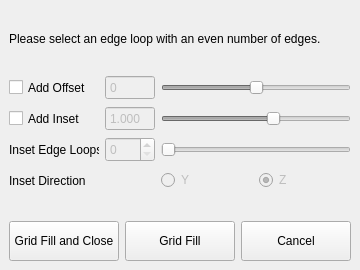
<?xml version="1.0" encoding="UTF-8"?>
<ui version="4.0">
 <class>GridFillUI</class>
 <widget class="QWidget" name="GridFillUI">
  <property name="geometry">
   <rect>
    <x>0</x>
    <y>0</y>
    <width>360</width>
    <height>270</height>
   </rect>
  </property>
  <property name="sizePolicy">
   <sizepolicy hsizetype="Preferred" vsizetype="Preferred">
    <horstretch>0</horstretch>
    <verstretch>0</verstretch>
   </sizepolicy>
  </property>
  <property name="focusPolicy">
   <enum>Qt::ClickFocus</enum>
  </property>
  <property name="windowTitle">
   <string>Form</string>
  </property>
  <layout class="QVBoxLayout" name="verticalLayout">
   <property name="spacing">
    <number>6</number>
   </property>
   <property name="leftMargin">
    <number>9</number>
   </property>
   <property name="topMargin">
    <number>9</number>
   </property>
   <property name="rightMargin">
    <number>9</number>
   </property>
   <property name="bottomMargin">
    <number>9</number>
   </property>
   <item>
    <widget class="QLabel" name="description">
     <property name="sizePolicy">
      <sizepolicy hsizetype="Preferred" vsizetype="Minimum">
       <horstretch>0</horstretch>
       <verstretch>0</verstretch>
      </sizepolicy>
     </property>
     <property name="minimumSize">
      <size>
       <width>0</width>
       <height>60</height>
      </size>
     </property>
     <property name="maximumSize">
      <size>
       <width>16777215</width>
       <height>60</height>
      </size>
     </property>
     <property name="text">
      <string>Please select an edge loop with an even number of edges.</string>
     </property>
     <property name="scaledContents">
      <bool>true</bool>
     </property>
     <property name="wordWrap">
      <bool>true</bool>
     </property>
    </widget>
   </item>
   <item>
    <layout class="QGridLayout" name="offsetLayout">
     <item row="0" column="1">
      <widget class="QSpinBox" name="spinBoxOffset">
       <property name="enabled">
        <bool>false</bool>
       </property>
       <property name="minimumSize">
        <size>
         <width>50</width>
         <height>25</height>
        </size>
       </property>
       <property name="maximumSize">
        <size>
         <width>50</width>
         <height>25</height>
        </size>
       </property>
       <property name="buttonSymbols">
        <enum>QAbstractSpinBox::NoButtons</enum>
       </property>
       <property name="minimum">
        <number>-100</number>
       </property>
       <property name="maximum">
        <number>100</number>
       </property>
      </widget>
     </item>
     <item row="0" column="0">
      <widget class="QCheckBox" name="checkBoxOffset">
       <property name="sizePolicy">
        <sizepolicy hsizetype="Preferred" vsizetype="Preferred">
         <horstretch>0</horstretch>
         <verstretch>0</verstretch>
        </sizepolicy>
       </property>
       <property name="minimumSize">
        <size>
         <width>90</width>
         <height>0</height>
        </size>
       </property>
       <property name="maximumSize">
        <size>
         <width>90</width>
         <height>16777215</height>
        </size>
       </property>
       <property name="text">
        <string>Add Offset</string>
       </property>
      </widget>
     </item>
     <item row="0" column="2">
      <widget class="QSlider" name="sliderOffset">
       <property name="enabled">
        <bool>false</bool>
       </property>
       <property name="sizePolicy">
        <sizepolicy hsizetype="Expanding" vsizetype="Fixed">
         <horstretch>0</horstretch>
         <verstretch>1</verstretch>
        </sizepolicy>
       </property>
       <property name="minimum">
        <number>-10</number>
       </property>
       <property name="maximum">
        <number>10</number>
       </property>
       <property name="orientation">
        <enum>Qt::Horizontal</enum>
       </property>
      </widget>
     </item>
    </layout>
   </item>
   <item>
    <layout class="QGridLayout" name="insetLayout" rowstretch="1,0,0,0,0,0">
     <item row="2" column="0">
      <widget class="QLabel" name="labelLoops">
       <property name="minimumSize">
        <size>
         <width>90</width>
         <height>0</height>
        </size>
       </property>
       <property name="maximumSize">
        <size>
         <width>90</width>
         <height>16777215</height>
        </size>
       </property>
       <property name="text">
        <string>Inset Edge Loops</string>
       </property>
      </widget>
     </item>
     <item row="5" column="0">
      <widget class="QLabel" name="labelDirection">
       <property name="minimumSize">
        <size>
         <width>90</width>
         <height>0</height>
        </size>
       </property>
       <property name="maximumSize">
        <size>
         <width>90</width>
         <height>16777215</height>
        </size>
       </property>
       <property name="text">
        <string>Inset Direction</string>
       </property>
      </widget>
     </item>
     <item row="1" column="2">
      <widget class="QSlider" name="sliderInset">
       <property name="enabled">
        <bool>false</bool>
       </property>
       <property name="sizePolicy">
        <sizepolicy hsizetype="Expanding" vsizetype="Fixed">
         <horstretch>0</horstretch>
         <verstretch>0</verstretch>
        </sizepolicy>
       </property>
       <property name="minimum">
        <number>-500</number>
       </property>
       <property name="maximum">
        <number>500</number>
       </property>
       <property name="singleStep">
        <number>50</number>
       </property>
       <property name="pageStep">
        <number>100</number>
       </property>
       <property name="value">
        <number>100</number>
       </property>
       <property name="tracking">
        <bool>true</bool>
       </property>
       <property name="orientation">
        <enum>Qt::Horizontal</enum>
       </property>
       <property name="tickPosition">
        <enum>QSlider::NoTicks</enum>
       </property>
       <property name="tickInterval">
        <number>100</number>
       </property>
      </widget>
     </item>
     <item row="1" column="0">
      <widget class="QCheckBox" name="checkBoxInset">
       <property name="sizePolicy">
        <sizepolicy hsizetype="Preferred" vsizetype="Preferred">
         <horstretch>0</horstretch>
         <verstretch>0</verstretch>
        </sizepolicy>
       </property>
       <property name="minimumSize">
        <size>
         <width>90</width>
         <height>0</height>
        </size>
       </property>
       <property name="maximumSize">
        <size>
         <width>90</width>
         <height>16777215</height>
        </size>
       </property>
       <property name="text">
        <string>Add Inset</string>
       </property>
      </widget>
     </item>
     <item row="1" column="1">
      <widget class="QDoubleSpinBox" name="spinBoxInset">
       <property name="enabled">
        <bool>false</bool>
       </property>
       <property name="minimumSize">
        <size>
         <width>50</width>
         <height>25</height>
        </size>
       </property>
       <property name="maximumSize">
        <size>
         <width>50</width>
         <height>25</height>
        </size>
       </property>
       <property name="buttonSymbols">
        <enum>QAbstractSpinBox::NoButtons</enum>
       </property>
       <property name="decimals">
        <number>3</number>
       </property>
       <property name="minimum">
        <double>-5.000000000000000</double>
       </property>
       <property name="maximum">
        <double>5.000000000000000</double>
       </property>
       <property name="singleStep">
        <double>0.500000000000000</double>
       </property>
       <property name="value">
        <double>1.000000000000000</double>
       </property>
      </widget>
     </item>
     <item row="5" column="1">
      <widget class="QLabel" name="labelEmpty">
       <property name="enabled">
        <bool>false</bool>
       </property>
       <property name="minimumSize">
        <size>
         <width>50</width>
         <height>25</height>
        </size>
       </property>
       <property name="maximumSize">
        <size>
         <width>50</width>
         <height>25</height>
        </size>
       </property>
       <property name="text">
        <string/>
       </property>
      </widget>
     </item>
     <item row="2" column="1">
      <widget class="QSpinBox" name="spinBoxLoops">
       <property name="enabled">
        <bool>false</bool>
       </property>
       <property name="sizePolicy">
        <sizepolicy hsizetype="Minimum" vsizetype="Fixed">
         <horstretch>0</horstretch>
         <verstretch>1</verstretch>
        </sizepolicy>
       </property>
       <property name="minimumSize">
        <size>
         <width>50</width>
         <height>25</height>
        </size>
       </property>
       <property name="maximumSize">
        <size>
         <width>50</width>
         <height>25</height>
        </size>
       </property>
       <property name="maximum">
        <number>10</number>
       </property>
      </widget>
     </item>
     <item row="5" column="2">
      <layout class="QHBoxLayout" name="directionLayout">
       <item>
        <widget class="QRadioButton" name="directionY">
         <property name="enabled">
          <bool>false</bool>
         </property>
         <property name="minimumSize">
          <size>
           <width>0</width>
           <height>0</height>
          </size>
         </property>
         <property name="text">
          <string>Y</string>
         </property>
         <attribute name="buttonGroup">
          <string notr="true">buttonGroup</string>
         </attribute>
        </widget>
       </item>
       <item>
        <widget class="QRadioButton" name="directionZ">
         <property name="enabled">
          <bool>false</bool>
         </property>
         <property name="minimumSize">
          <size>
           <width>0</width>
           <height>0</height>
          </size>
         </property>
         <property name="text">
          <string>Z</string>
         </property>
         <property name="checked">
          <bool>true</bool>
         </property>
         <attribute name="buttonGroup">
          <string notr="true">buttonGroup</string>
         </attribute>
        </widget>
       </item>
      </layout>
     </item>
     <item row="2" column="2">
      <widget class="QSlider" name="sliderLoops">
       <property name="enabled">
        <bool>false</bool>
       </property>
       <property name="maximum">
        <number>10</number>
       </property>
       <property name="orientation">
        <enum>Qt::Horizontal</enum>
       </property>
       <property name="tickPosition">
        <enum>QSlider::NoTicks</enum>
       </property>
      </widget>
     </item>
    </layout>
   </item>
   <item>
    <spacer name="verticalSpacer">
     <property name="orientation">
      <enum>Qt::Vertical</enum>
     </property>
     <property name="sizeHint" stdset="0">
      <size>
       <width>20</width>
       <height>40</height>
      </size>
     </property>
    </spacer>
   </item>
   <item>
    <layout class="QHBoxLayout" name="btnLayout">
     <item>
      <widget class="QPushButton" name="btnApplyAndClose">
       <property name="minimumSize">
        <size>
         <width>0</width>
         <height>40</height>
        </size>
       </property>
       <property name="text">
        <string>Grid Fill and Close</string>
       </property>
      </widget>
     </item>
     <item>
      <widget class="QPushButton" name="btnApply">
       <property name="minimumSize">
        <size>
         <width>0</width>
         <height>40</height>
        </size>
       </property>
       <property name="text">
        <string>Grid Fill</string>
       </property>
      </widget>
     </item>
     <item>
      <widget class="QPushButton" name="btnClose">
       <property name="minimumSize">
        <size>
         <width>0</width>
         <height>40</height>
        </size>
       </property>
       <property name="text">
        <string>Cancel</string>
       </property>
      </widget>
     </item>
    </layout>
   </item>
  </layout>
 </widget>
 <resources/>
 <connections/>
 <buttongroups>
  <buttongroup name="buttonGroup"/>
 </buttongroups>
</ui>
